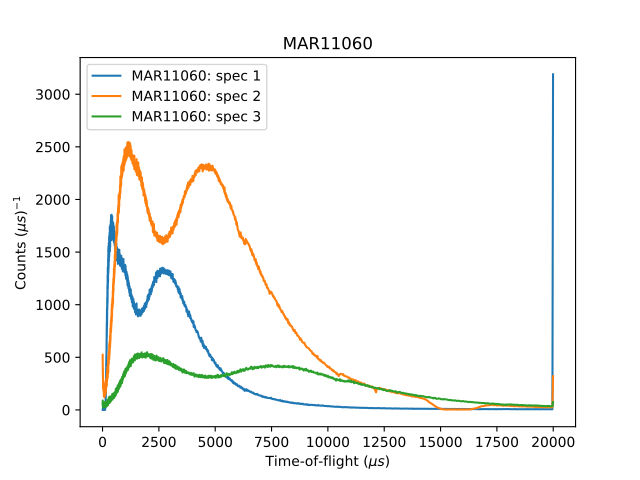

This chart was generated by the following Python code:
# import mantid algorithms, numpy and matplotlib
from mantid.simpleapi import *
import matplotlib.pyplot as plt

MAR11060 = Load('MAR11060')

fig, axes = plt.subplots(edgecolor='#ffffff', num='MAR11060-1', subplot_kw={'projection': 'mantid'})
axes.plot(MAR11060, color='#1f77b4', label='MAR11060: spec 1', specNum=1)
axes.plot(MAR11060, color='#ff7f0e', label='MAR11060: spec 2', specNum=2)
axes.plot(MAR11060, color='#2ca02c', label='MAR11060: spec 3', specNum=3)
axes.set_title('MAR11060')
axes.set_xlabel('Time-of-flight ($\mu s$)')
axes.set_ylabel('Counts ($\mu s$)$^{-1}$')
axes.legend()   #.draggable() # uncomment to set the legend draggable

plt.show()
